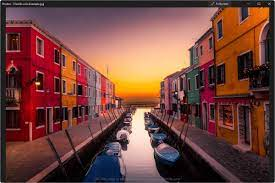
#> input picture assets/photo1.jpg, 275 x 183 px
$ python 'copy&paste_photo.py'
#> lines starting #> are read from the running program, lines starting #| are printed output that depends on the picture; after the words box and inside, x2 and y2 are one past the last pixel; in counts of white or black regions, pixels touching at a corner belong together
import cv2

img = cv2.imread('assets/photo1.jpg')
#> img is the input picture: shape (183, 275, 3); mean B, G, R 61.9, 69.3, 114.6
img2 = cv2.imread('assets/photo1.jpg')

for i in range(30):
    for j in range(img.shape[2]):
        img[i][j] = [255, 55, 255]
        img[i][100] = [25, 55, 255]
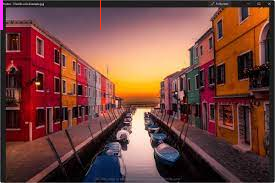
#> img: shape (183, 275, 3); 0.24% of pixels changed, all inside (x1, y1, x2, y2) = (0, 0, 101, 30)


tgk = img[40:60, 60:80] # копируем фрагмент картинки
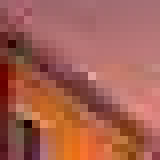
#> tgk: shape (20, 20, 3) (shown 8 times larger); mean B, G, R 83.1, 96.3, 165.5
img2[10:30, 70:90] = tgk # вставляем скопируемый фрагмент
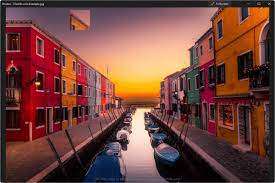
#> img2: shape (183, 275, 3); 0.79% of pixels changed, all inside (x1, y1, x2, y2) = (70, 10, 90, 30)

cv2.imshow('Image', img)
cv2.waitKey(0) # ждем бесконечно, пока не нажмется клавиша
cv2.imshow('1', img2)
cv2.waitKey(0)
cv2.destroyAllWindows()
